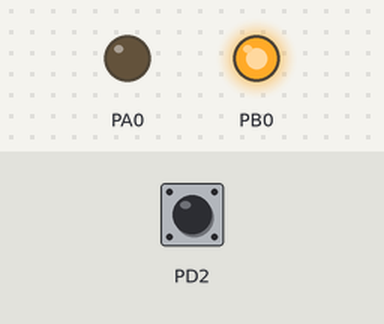
The program below on a simulated ATmega16, built with avr-gcc and emulated at 8 MHz. On the bench: output pins drawn as LEDs (lit = HIGH). Dashed ring = blinking. Inputs (shaded band) come from the test bench; at power-on: PD2 HIGH.

Above: at 0.1 s.
At 1.2 s:
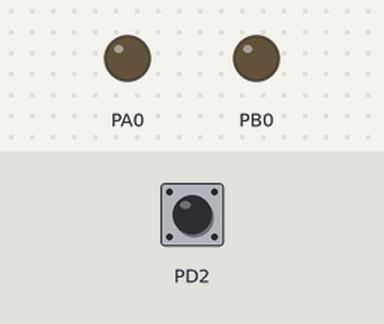
1.3 s: PD2 pulsed LOW 2 times (0.12 s each, 0.3 s apart)
At 1.9 s:
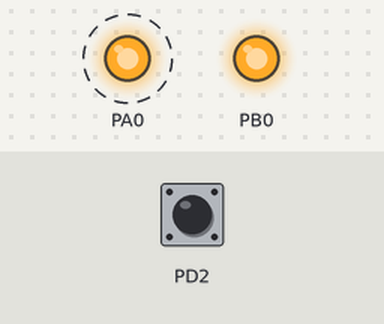
Timing chart, 0 to 10.9 s (numbered marks = the images above; inputs shaded):
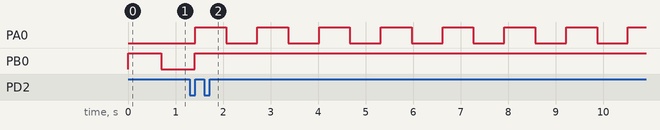

Measured:
- after the input at 1.3 s, PA0: alternates HIGH for 0.65 s and LOW for 0.65 s, starting after 0.12 s; PB0: goes on until 1.4 s, then stays HIGH

The program:

main.c
```c
#define F_CPU 8000000UL
#include <avr/io.h>
#include <util/delay.h>
#include <avr/interrupt.h>
void int0_init()
{
	SREG=SREG|(1<<7);
	//sei();
	GICR=GICR|(1<<INT0);
	MCUCR=MCUCR|(3<<0);
 }

ISR(INT0_vect)
{
	for(int i=0;i<10;i++)
	{
	 PORTA=PORTA|(1<<0);
	 _delay_ms(650);
	 PORTA=PORTA&~(1<<0);
	 _delay_ms(650);
	 }
}
 int main()
 {
	 int0_init();
	 DDRA=DDRA|(1<<0);
	 DDRB=DDRB|(1<<0);
	 while(1)
	 {
	   PORTB=PORTB|(1<<0);
	  _delay_ms(700);
	  PORTB=PORTB&~(1<<0);
	  _delay_ms(700);
	 }
 }
```
